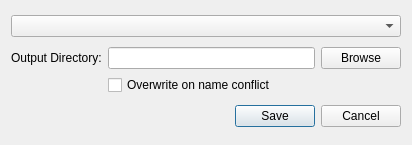
<?xml version="1.0" encoding="UTF-8"?>
<ui version="4.0">
 <class>Dialog</class>
 <widget class="QDialog" name="Dialog">
  <property name="geometry">
   <rect>
    <x>0</x>
    <y>0</y>
    <width>412</width>
    <height>145</height>
   </rect>
  </property>
  <property name="windowTitle">
   <string>Save</string>
  </property>
  <layout class="QVBoxLayout" name="verticalLayout">
   <item>
    <widget class="QComboBox" name="datasetNames"/>
   </item>
   <item>
    <layout class="QGridLayout" name="gridLayout">
     <item row="0" column="0">
      <widget class="QLabel" name="label_2">
       <property name="text">
        <string>Output Directory:</string>
       </property>
      </widget>
     </item>
     <item row="0" column="2">
      <widget class="QPushButton" name="browseButton">
       <property name="text">
        <string>Browse</string>
       </property>
      </widget>
     </item>
     <item row="1" column="1">
      <widget class="QCheckBox" name="overwriteAll">
       <property name="text">
        <string>Overwrite on name conflict</string>
       </property>
       <property name="checked">
        <bool>false</bool>
       </property>
      </widget>
     </item>
     <item row="0" column="1">
      <widget class="QLineEdit" name="savePath">
       <property name="text">
        <string/>
       </property>
      </widget>
     </item>
    </layout>
   </item>
   <item>
    <widget class="QDialogButtonBox" name="buttonBox">
     <property name="orientation">
      <enum>Qt::Horizontal</enum>
     </property>
     <property name="standardButtons">
      <set>QDialogButtonBox::Cancel|QDialogButtonBox::Save</set>
     </property>
    </widget>
   </item>
  </layout>
 </widget>
 <resources/>
 <connections>
  <connection>
   <sender>buttonBox</sender>
   <signal>accepted()</signal>
   <receiver>Dialog</receiver>
   <slot>accept()</slot>
   <hints>
    <hint type="sourcelabel">
     <x>248</x>
     <y>254</y>
    </hint>
    <hint type="destinationlabel">
     <x>157</x>
     <y>274</y>
    </hint>
   </hints>
  </connection>
  <connection>
   <sender>buttonBox</sender>
   <signal>rejected()</signal>
   <receiver>Dialog</receiver>
   <slot>reject()</slot>
   <hints>
    <hint type="sourcelabel">
     <x>316</x>
     <y>260</y>
    </hint>
    <hint type="destinationlabel">
     <x>286</x>
     <y>274</y>
    </hint>
   </hints>
  </connection>
 </connections>
</ui>
